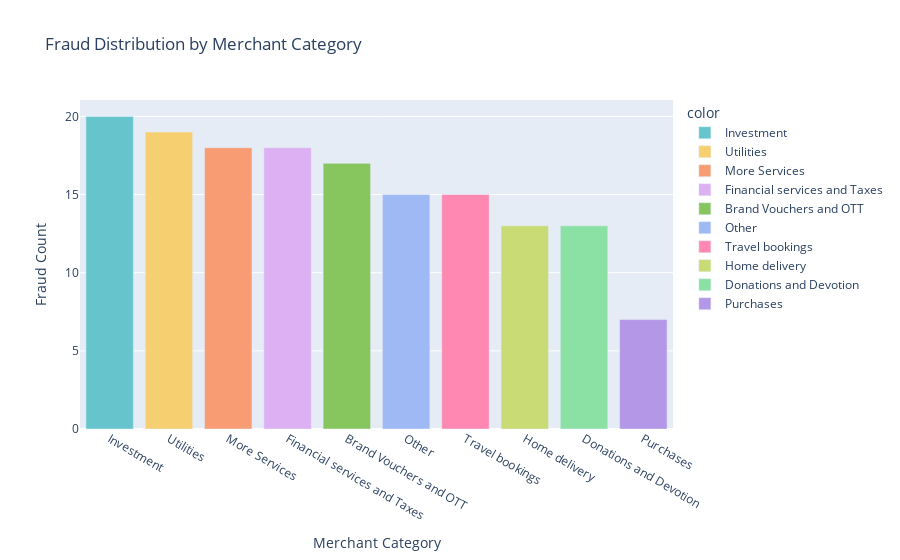

Notebook code for this chart:
### Code cell
#plot 3 : fraud distribution by merchant category
fig = px.bar(x=fraud['Merchant_Category'].value_counts().index,
             y=fraud['Merchant_Category'].value_counts().values,
             color=fraud['Merchant_Category'].value_counts().index,
             title='Fraud Distribution by Merchant Category' ,
             labels={'x': 'Merchant Category', 'y': 'Fraud Count'},
               color_discrete_sequence=px.colors.qualitative.Pastel)
fig.update_layout(xaxis={'categoryorder': 'total descending'})
fig.show()

### Figure 1 — Plotly figure (JSON) as saved in the notebook; plotly's stock layout.template omitted (floating-point values rounded to 4 significant figures)
{"data": [{"alignmentgroup": "True", "hovertemplate": "color=Investment<br>Merchant Category=%{x}<br>Fraud Count=%{y}<extra></extra>", "legendgroup": "Investment", "marker": {"color": "rgb(102, 197, 204)", "pattern": {"shape": ""}}, "name": "Investment", "offsetgroup": "Investment", "orientation": "v", "showlegend": true, "textposition": "auto", "type": "bar", "x": ["Investment"], "xaxis": "x", "y": [20], "yaxis": "y"}, {"alignmentgroup": "True", "hovertemplate": "color=Utilities<br>Merchant Category=%{x}<br>Fraud Count=%{y}<extra></extra>", "legendgroup": "Utilities", "marker": {"color": "rgb(246, 207, 113)", "pattern": {"shape": ""}}, "name": "Utilities", "offsetgroup": "Utilities", "orientation": "v", "showlegend": true, "textposition": "auto", "type": "bar", "x": ["Utilities"], "xaxis": "x", "y": [19], "yaxis": "y"}, {"alignmentgroup": "True", "hovertemplate": "color=More Services<br>Merchant Category=%{x}<br>Fraud Count=%{y}<extra></extra>", "legendgroup": "More Services", "marker": {"color": "rgb(248, 156, 116)", "pattern": {"shape": ""}}, "name": "More Services", "offsetgroup": "More Services", "orientation": "v", "showlegend": true, "textposition": "auto", "type": "bar", "x": ["More Services"], "xaxis": "x", "y": [18], "yaxis": "y"}, {"alignmentgroup": "True", "hovertemplate": "color=Financial services and Taxes<br>Merchant Category=%{x}<br>Fraud Count=%{y}<extra></extra>", "legendgroup": "Financial services and Taxes", "marker": {"color": "rgb(220, 176, 242)", "pattern": {"shape": ""}}, "name": "Financial services and Taxes", "offsetgroup": "Financial services and Taxes", "orientation": "v", "showlegend": true, "textposition": "auto", "type": "bar", "x": ["Financial services and Taxes"], "xaxis": "x", "y": [18], "yaxis": "y"}, {"alignmentgroup": "True", "hovertemplate": "color=Brand Vouchers and OTT<br>Merchant Category=%{x}<br>Fraud Count=%{y}<extra></extra>", "legendgroup": "Brand Vouchers and OTT", "marker": {"color": "rgb(135, 197, 95)", "pattern": {"shape": ""}}, "name": "Brand Vouchers and OTT", "offsetgroup": "Brand Vouchers and OTT", "orientation": "v", "showlegend": true, "textposition": "auto", "type": "bar", "x": ["Brand Vouchers and OTT"], "xaxis": "x", "y": [17], "yaxis": "y"}, {"alignmentgroup": "True", "hovertemplate": "color=Other<br>Merchant Category=%{x}<br>Fraud Count=%{y}<extra></extra>", "legendgroup": "Other", "marker": {"color": "rgb(158, 185, 243)", "pattern": {"shape": ""}}, "name": "Other", "offsetgroup": "Other", "orientation": "v", "showlegend": true, "textposition": "auto", "type": "bar", "x": ["Other"], "xaxis": "x", "y": [15], "yaxis": "y"}, {"alignmentgroup": "True", "hovertemplate": "color=Travel bookings<br>Merchant Category=%{x}<br>Fraud Count=%{y}<extra></extra>", "legendgroup": "Travel bookings", "marker": {"color": "rgb(254, 136, 177)", "pattern": {"shape": ""}}, "name": "Travel bookings", "offsetgroup": "Travel bookings", "orientation": "v", "showlegend": true, "textposition": "auto", "type": "bar", "x": ["Travel bookings"], "xaxis": "x", "y": [15], "yaxis": "y"}, {"alignmentgroup": "True", "hovertemplate": "color=Home delivery<br>Merchant Category=%{x}<br>Fraud Count=%{y}<extra></extra>", "legendgroup": "Home delivery", "marker": {"color": "rgb(201, 219, 116)", "pattern": {"shape": ""}}, "name": "Home delivery", "offsetgroup": "Home delivery", "orientation": "v", "showlegend": true, "textposition": "auto", "type": "bar", "x": ["Home delivery"], "xaxis": "x", "y": [13], "yaxis": "y"}, {"alignmentgroup": "True", "hovertemplate": "color=Donations and Devotion<br>Merchant Category=%{x}<br>Fraud Count=%{y}<extra></extra>", "legendgroup": "Donations and Devotion", "marker": {"color": "rgb(139, 224, 164)", "pattern": {"shape": ""}}, "name": "Donations and Devotion", "offsetgroup": "Donations and Devotion", "orientation": "v", "showlegend": true, "textposition": "auto", "type": "bar", "x": ["Donations and Devotion"], "xaxis": "x", "y": [13], "yaxis": "y"}, {"alignmentgroup": "True", "hovertemplate": "color=Purchases<br>Merchant Category=%{x}<br>Fraud Count=%{y}<extra></extra>", "legendgroup": "Purchases", "marker": {"color": "rgb(180, 151, 231)", "pattern": {"shape": ""}}, "name": "Purchases", "offsetgroup": "Purchases", "orientation": "v", "showlegend": true, "textposition": "auto", "type": "bar", "x": ["Purchases"], "xaxis": "x", "y": [7], "yaxis": "y"}], "layout": {"barmode": "relative", "legend": {"title": {"text": "color"}, "tracegroupgap": 0}, "title": {"text": "Fraud Distribution by Merchant Category"}, "xaxis": {"anchor": "y", "categoryorder": "total descending", "domain": [0, 1], "title": {"text": "Merchant Category"}}, "yaxis": {"anchor": "x", "domain": [0, 1], "title": {"text": "Fraud Count"}}}}
